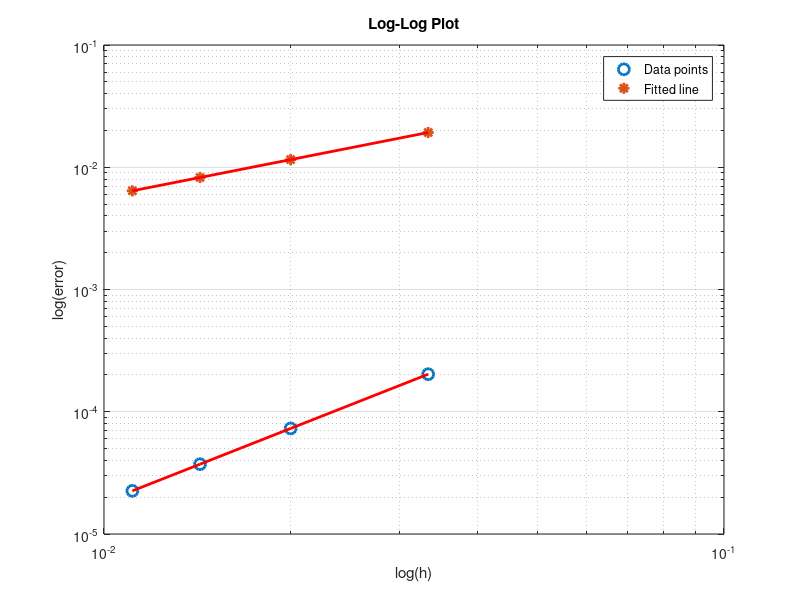

Source code (MATLAB):
x = [1/30, 1/50, 1/70, 1/90];  % h

y=[2.028602e-04, 7.302967e-05,3.726003e-05, 2.254002e-05]; % L2
   
z=[0.019245, 0.0115470, 0.008247, 0.006415]; % H1


% 绘制 log-log 图
figure;
loglog(x, y, 'o', 'MarkerSize', 8, 'LineWidth', 2);

hold on;
loglog(x, z, '*', 'MarkerSize', 8, 'LineWidth', 2);

xlabel('log(h)');
ylabel('log(error)');
grid on;
title('Log-Log Plot');


% 计算 log-log 图的斜率
% 对 x 和 y 进行对数转换
log_x = log10(x);
log_y = log10(y);
log_z = log10(z);

% polyfit 拟合线性关系，1 表示直线拟合
[p, S] = polyfit(log_x, log_y, 1);  % p(1) 是斜率，p(2) 是截距
[q, Q] = polyfit(log_x, log_z, 1);


% 输出拟合的斜率
disp(['L2斜率是：', num2str(p(1))]);
disp(['H1斜率是：', num2str(q(1))]);

% 绘制拟合直线
hold on;
loglog(x, 10.^(polyval(p, log_x)), 'r-', 'LineWidth', 2);
legend('Data points', 'Fitted line');
hold off;

hold on;
loglog(x, 10.^(polyval(q, log_x)), 'r-', 'LineWidth', 2);
legend('Data points', 'Fitted line');
hold off;
